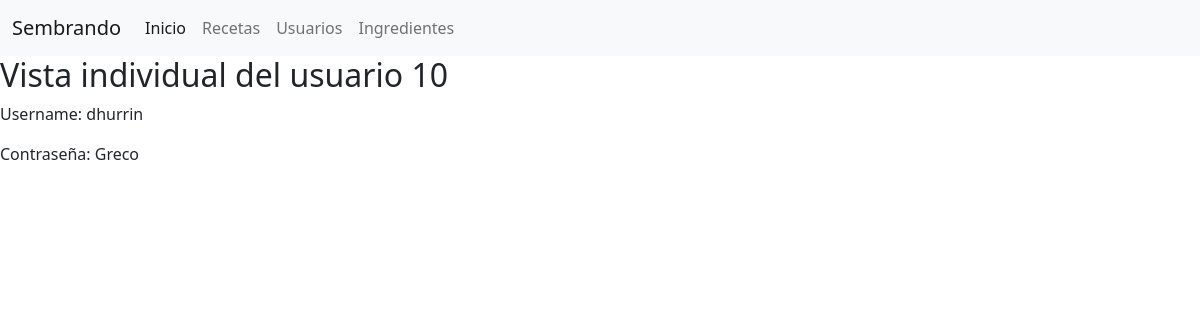
The page /usuarios/10 on the database its author committed.
### tables this page shows
CREATE TABLE usuarios(
id INTEGER PRIMARY KEY AUTOINCREMENT,
nombre TEXT,
clave TEXT
);

### servidor.py (the view)
@app.route('/usuarios/<id>', methods=['GET'])
def verUsuario(id):
    _usuario = usuario.obtenerUsuarioId(id)
    return render_template("index.html", content="usuario", usuario=_usuario[0])

### datos/baseDeDatos.py (called while the page is built)
    def _crear_conexion(self):
        try:
            self.conexion = sqlite3.connect(BaseDeDatos.urlBaseDeDatos)
        except Exception as e:
            print(e)

    def _cerrar_conexion(self):
        self.conexion.close()
        self.conexion = None

    def ejecutar_sql(self, sql, retornar_id_creado=False):
        self._crear_conexion()
        cur = self.conexion.cursor()
        cur.execute(sql)
        filas = cur.fetchall()
        if retornar_id_creado:
            filas = cur.lastrowid
        self.conexion.commit()
        self._cerrar_conexion()
        return filas

### datos/modelos/usuario.py (called while the page is built)
def obtenerUsuarioId(id):
    obtenerUsuarioSqlId = f"""
        SELECT id, nombre, clave
        FROM usuarios
        WHERE id = '{id}'"""
    bd = BaseDeDatos()
    return bd.ejecutar_sql(obtenerUsuarioSqlId)

### templates/index.html (shortened to what this page needs)
{% extends 'base.html' %}
{% block content %}
{% if content == "usuario" %}
<h2> Vista individual del usuario {{usuario[0]}}</h2>
<p>Username: {{usuario[1]}}</p>
<p>Contraseña: {{usuario[2]}}</p>
{% endif %}
{% endblock %}

### rows shown on the page
usuarios: id "10", nombre "dhurrin", clave "Greco"
